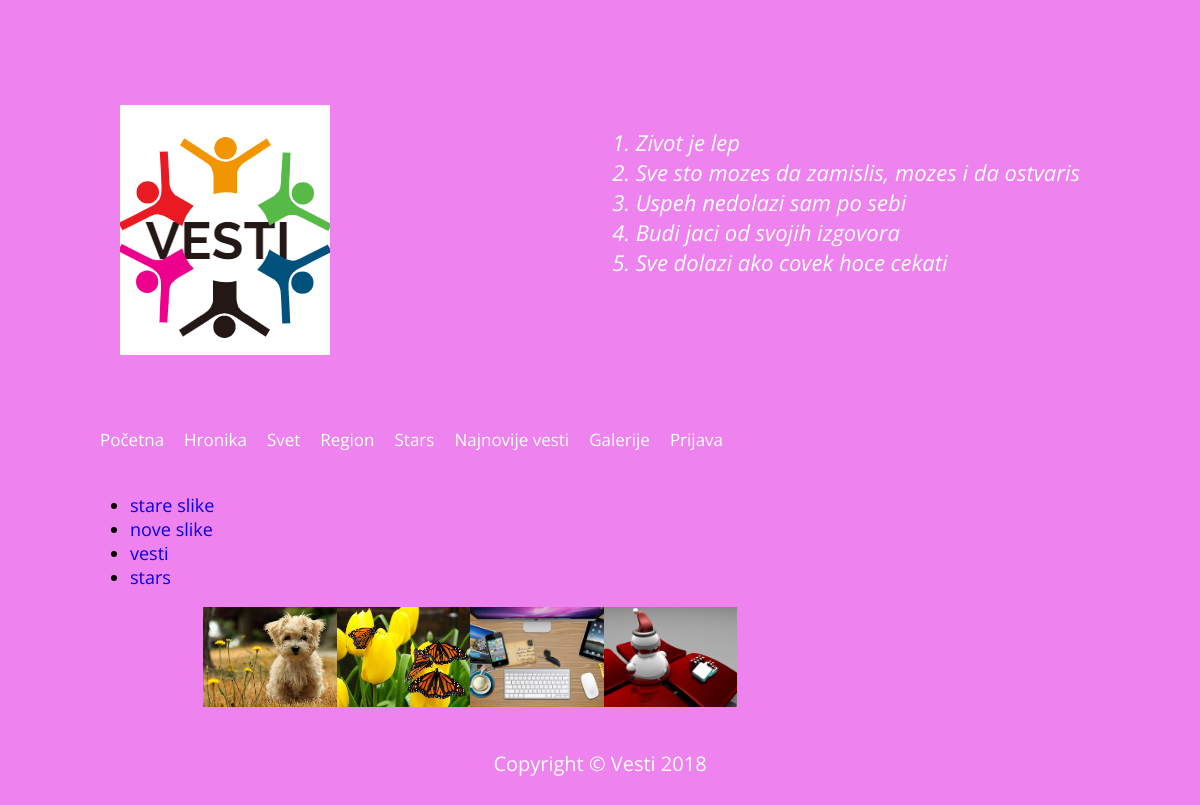
Screenshot of /katalog.php?idGalerije=4 with the database file from the repository.
### tables this page shows
CREATE TABLE IF NOT EXISTS `kategorija` (
  `id` int(2) UNSIGNED NOT NULL AUTO_INCREMENT,
  `naziv` varchar(50) NOT NULL,
  `obrisan` int(1) NOT NULL DEFAULT '0',
  PRIMARY KEY (`id`)
);

CREATE TABLE IF NOT EXISTS `galerije` (
  `id` int(2) UNSIGNED NOT NULL AUTO_INCREMENT,
  `nazivGalerije` varchar(50) NOT NULL,
  `komentar` text NOT NULL,
  `vreme` timestamp NOT NULL DEFAULT CURRENT_TIMESTAMP,
  `autor` varchar(20) NOT NULL,
  `obrisan` int(1) NOT NULL DEFAULT '0',
  PRIMARY KEY (`id`)
);

CREATE TABLE IF NOT EXISTS `galerijeslike` (
  `id` int(3) UNSIGNED NOT NULL AUTO_INCREMENT,
  `idgalerije` int(2) NOT NULL,
  `slika` varchar(100) NOT NULL,
  `komentar` text,
  PRIMARY KEY (`id`)
);

### klase/classBaza.php (called while the page is built, shortened)
<?php
class Baza{
	private $db;
	public function __construct()
	{
		$this->db=@mysqli_connect("localhost","wwwkovin_vesti", "wwwkovin_wwwkovi", "", "wwwkovin_vesti");
		mysqli_query($this->db, "SET NAMES UTF8");
		return $this->db;
	}
	public function izvrsiUpit($upit)
	{
		return mysqli_query($this->db, $upit);
	}
	public function brojRedova($rez)
	{
		if(mysqli_num_rows($rez))
		return mysqli_num_rows($rez);
		else
			return "";
	}
	public function procitajRed($rez)
	{
		return mysqli_fetch_object($rez);
	}
}
?>

### katalog.php (the view, shortened to what this page needs)
<?php
require_once("klase/classBaza.php");
$db=new Baza();
?>
<!doctype html>
<html lang="sr-RS">
<head>
<link href="fa/css/font-awesome.min.css" type="text/css" rel="stylesheet">
<link href="css/style.css" type="text/css" rel="stylesheet">
<link href="lightbox2-master/src/css/lightbox.css" rel="stylesheet">
</head>
<body>
<div id="wrapper">
	<div id="header">
		<div id="logo">
			<img src="slike/logo.jpg" alt="Lineweb">
		</div>
		<div id="slogan"><p>
<ol>
			<li>Zivot je lep</li>
			 <li>Sve sto mozes da zamislis, mozes i da ostvaris</li>
			 <li>Uspeh nedolazi sam po sebi</li>
			<li> Budi jaci od svojih izgovora</li>
			 <li>Sve dolazi ako covek hoce cekati</li>
			 </p></ol>
	</div>
	</div>
	<div id="nav">
		<ul>
			<li><a href="index.php">Početna</a></li>
			<?php
			$upit="SELECT * FROM kategorija";
			$rez=$db->izvrsiUpit($upit);
			while($red=$db->procitajRed($rez))
			{
				echo "<li><a href='index.php?idKategorije=$red->id'>$red->naziv</a></li>";
			}
			?>
			<li><a href="katalog.php">Galerije</a></li>
			<li><a href="cms/index.php">Prijava </a></li>
		</ul>
		</div>
	<div id="main">
	<?php
	$upit="SELECT * FROM galerije order by vreme desc";
	$rez=$db->izvrsiUpit($upit);
	if($db->brojRedova($rez)>0)
	{
		echo "<ul>";
		while($red=$db->procitajRed($rez))
			echo "<li><a href='katalog.php?idGalerije=$red->id'>$red->nazivGalerije</a></li>";
		echo "</ul>";
	}else
		echo "Nema ni jedna galerija u bazi!!!!<br>";
	?>
	<center>
	<?php
	if(isset($_GET['idGalerije']))
	{
		$idGalerije=$_GET['idGalerije'];
		$upit="SELECT * FROM galerijeslike WHERE idGalerije=$idGalerije";
		$rez=$db->izvrsiUpit($upit);
		if($db->brojRedova($rez)>0)
		{
			while($red=$db->procitajRed($rez))
				echo "<a href='katalog.php?idGalerije=$idGalerije&idSlike=$red->id'><img  src='galerije/$red->slika' alt='Nema slike' height='100px' class='galerija' /></a>";
		}else
			echo "Nema nijedna slika za izabranu galeriju!!!!<br>";
	}
	?>
	</center>
	</div>
	<div id="footer">
		<p>Copyright &copy; Vesti 2018</p>
	</div>
</div>
</body>
</html>

### css/style.css (style rules this page uses)
html { background-repeat: no-repeat; background-attachment: fixed; background-position: center top; background-size:cover; background-color:violet; }
body { margin: 20px; padding: 20px; font-family: 'Open Sans', sans-serif; font-size: 18px; }
a:link, a:visited { color:#black; text-decoration: none; }
#wrapper { width:1020px; padding:35px; margin:0 auto; background-color:violet; }
#header { margin-bottom:30px; padding:30px; overflow:hidden; }
#logo { float:left; }
#slogan { float:right; color: white; font-style:italic; font-size: 22px; text-decoration:blink; }
#slogan p { margin: 0; }
#nav { height:40px; margin-bottom:15px; font-size: 17px; }
#nav ul { margin: 0; padding: 0; list-style: none; }
#nav ul li { float:left; position: relative; }
#nav ul li a { padding:10px; height:20px; line-height: 20px; display: block; transition: 0.5s all ease; }
#nav ul li a:link, #nav ul li a:visited { color:#FFFFFF; text-decoration: none; }
#main { float:left; width:760px; margin-bottom:15px; }
#footer { clear:both; text-align: center; color: #FFFFFF; font-size: 20px; padding: 8px; }
#footer p { margin: 0; }

### rows the page displays
kategorija: naziv "Hronika"
kategorija: naziv "Svet"
kategorija: naziv "Region"
kategorija: naziv "Stars"
kategorija: naziv "Najnovije vesti"
galerije: nazivGalerije "stare slike"
galerije: nazivGalerije "nove slike"
galerije: nazivGalerije "vesti"
galerije: nazivGalerije "stars"
galerijeslike: slika (picture)
galerijeslike: slika (picture)
galerijeslike: slika (picture)
galerijeslike: slika (picture)
